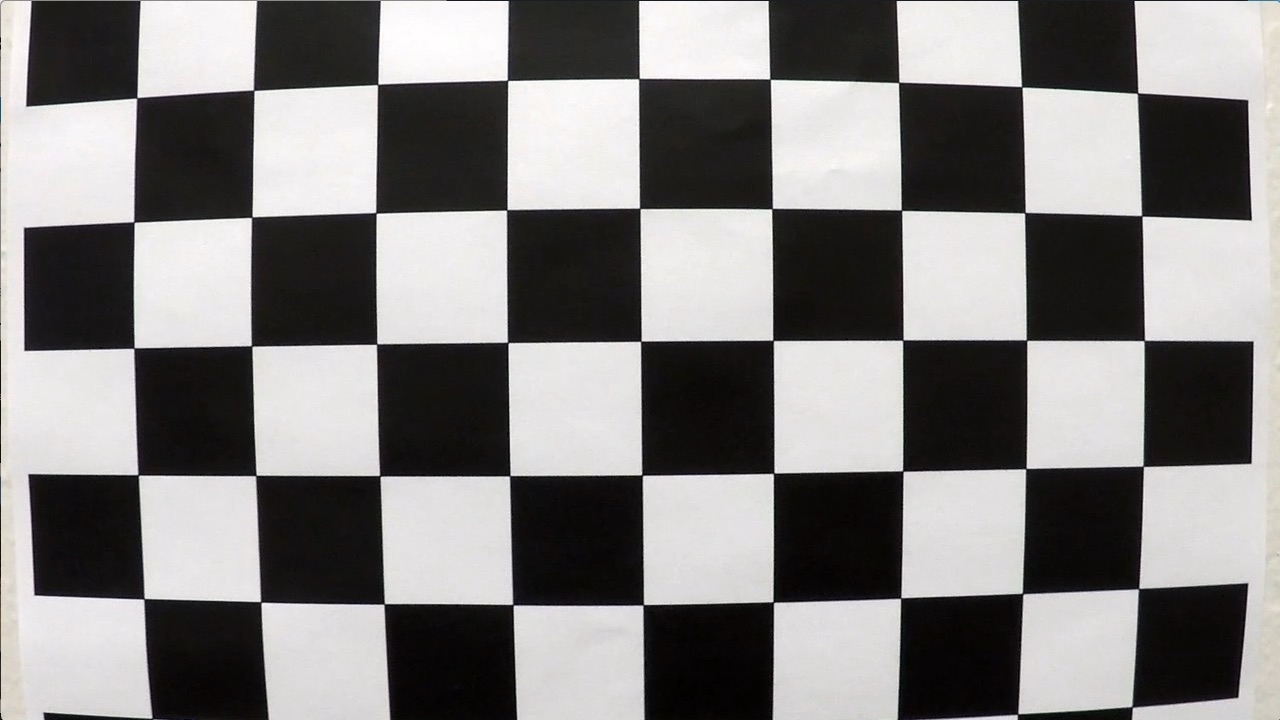
#> input picture camera_cal/calibration1.jpg, 1280 x 720 px; its folder holds only this picture in this run
$ jupyter execute --allow-errors advanced_lane_finding.ipynb   (shell and % lines are left out)   (older library calls are emulated)
#> lines starting #> are read from the running program, lines starting #| are printed output that depends on the picture; after the words box and inside, x2 and y2 are one past the last pixel; in counts of white or black regions, pixels touching at a corner belong together
## Advanced Lane Finding Project

The goals / steps of this project are the following:

* Compute the camera calibration matrix and distortion coefficients given a set of chessboard images.
* Apply a distortion correction to raw images.
* Use color transforms, gradients, etc., to create a thresholded binary image.
* Apply a perspective transform to rectify binary image ("birds-eye view").
* Detect lane pixels and fit to find the lane boundary.
* Determine the curvature of the lane and vehicle position with respect to center.
* Warp the detected lane boundaries back onto the original image.
* Output visual display of the lane boundaries and numerical estimation of lane curvature and vehicle position.

---
## First, I'll compute the camera calibration using chessboard images

[cell 1]
import pickle
import numpy as np
import cv2
import glob
import matplotlib.pyplot as plt
import matplotlib.image as mpimg

[cell 2]
# Arrays to store object points and image points from all the images
objpoints = [] # 3D points in real world space
imgpoints = [] # 2D points in image plane

# Prepare object points, like (0,0,0), (1,0,0), (2,0,0), ..., (8,5,0)
objp = np.zeros((6*9,3), np.float32)
objp[:,:2] = np.mgrid[0:9,0:6].T.reshape(-1,2)

# Make a list of calibration images
images = glob.glob(r'camera_cal\calibration*.jpg')

# Step through the list and search for chessboard corners
for fname in images:

    # Read in a calibration image
    img = mpimg.imread(fname)
#> img is the input picture: shape (720, 1280, 3); mean R, G, B 130.1, 128.4, 127.8

    # Convert image to grayscale
    gray = cv2.cvtColor(img, cv2.COLOR_RGB2GRAY)

    # Find the chessboard corners
    ret, corners = cv2.findChessboardCorners(gray, (9,6), None)
#> ret = False; corners = None

    # If corners are found, add objects points, image points
    if ret == True:
        imgpoints.append(corners)
        objpoints.append(objp)

        # Draw and display the corners
        img = cv2.drawChessboardCorners(img, (9,6), corners, ret)

#> (a cell that did not finish here is left out)

[cell 4]
# Apply distortion correction to a raw image
img = mpimg.imread(r'test_images\test1.jpg')
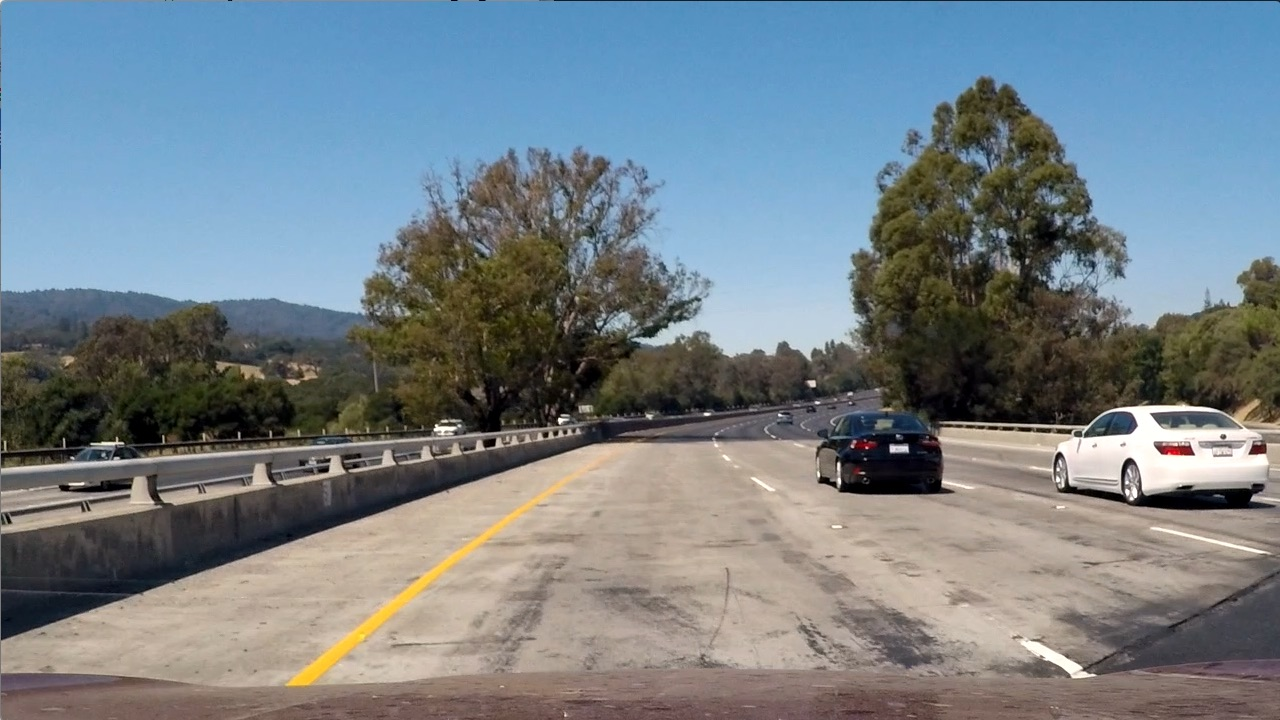
#> input picture test_images/test1.jpg, 1280 x 720 px, found by its file name
#> img is the input picture: shape (720, 1280, 3); mean R, G, B 117.5, 128.7, 135.5

# Read in the saved camera matrix and distortion coefficients
dist_pickle = pickle.load(open('wide_dist_pickle.p', 'rb'))
#> (reads wide_dist_pickle.p from the repository)
mtx = dist_pickle['mtx']
dist = dist_pickle['dist']

# Undistort a raw image
dst = cv2.undistort(img, mtx, dist, None, mtx)
cv2.imwrite(r'output_images\test6_undist.jpg', dst)

# Visualize undistortion
f, (ax1, ax2) = plt.subplots(1, 2, figsize=(24, 9))
f.tight_layout()
ax1.imshow(img)
ax1.set_title('Original Image', fontsize=30)
ax2.imshow(dst)
ax2.set_title('Undistorted Image', fontsize=30)

## Thresholding

[cell 5]
def abs_sobel_thresh(img, orient='x', sobel_kernel=3, thresh=(0, 255)):
    # Convert image to grayscale
    gray = cv2.cvtColor(img, cv2.COLOR_RGB2GRAY)

    # Take the derivative in x or y given orient = 'x' or 'y'
    if orient == 'x':
        sobel = cv2.Sobel(gray, cv2.CV_64F, 1, 0, ksize=sobel_kernel)
    if orient == 'y':
        sobel = cv2.Sobel(gray, cv2.CV_64F, 0, 1, ksize=sobel_kernel)

    # Take the absolute value of the output from cv2.Sobel()
    abs_sobel = np.absolute(sobel)

    # Scale the result to an 8-bit range (0-255)
    scaled_sobel = np.uint8(255 * abs_sobel / np.max(abs_sobel))

    # Apply lower and upper thresholds
    grad_binary = np.zeros_like(scaled_sobel)
    grad_binary[(scaled_sobel >= thresh[0]) & (scaled_sobel <= thresh[1])] = 1

    # Create grad_binary
    return grad_binary

def hls_channel_thresh(img, channel='s', thresh=(0, 255)):
    # Convert image to HLS color space
    hls = cv2.cvtColor(img, cv2.COLOR_RGB2HLS)
    H = hls[:,:,0]
    L = hls[:,:,1]
    S = hls[:,:,2]

    # Select HLS channel
    if channel == 'h':
        sel_channel = H
    if channel == 'l':
        sel_channel = L
    if channel == 's':
        sel_channel = S

    # Threshold selected channel
    channel_binary = np.zeros_like(sel_channel)
    channel_binary[(sel_channel >= thresh[0]) & (sel_channel <= thresh[1])] = 1

    # Create channel_binary
    return channel_binary

def combine_thresh(img):
    # Threshold x-axis gradient
    grad_binary = abs_sobel_thresh(img, orient='x', thresh=(20, 100))

    # Threshold saturation channel
    sat_binary = hls_channel_thresh(img, channel='s', thresh=(90, 255))

    # Combine the two binary thresholds
    combined_binary = np.zeros_like(grad_binary)
    combined_binary[(grad_binary == 1) | (sat_binary == 1)] = 1

    # Create combined binary
    return combined_binary

[cell 6]
# Apply distortion correction to a raw image
img = mpimg.imread(r'test_images\test1.jpg')

# Read in the saved camera matrix and distortion coefficients
dist_pickle = pickle.load(open('wide_dist_pickle.p', 'rb'))
mtx = dist_pickle['mtx']
dist = dist_pickle['dist']

# Undistort a raw image
dst = cv2.undistort(img, mtx, dist, None, mtx)
cv2.imwrite(r'output_images\test6_undist.jpg', dst)

# Create a thresholded binary image
binary_image = combine_thresh(dst)
#> in combine_thresh, `grad_binary = abs_sobel_thresh(img, orient='x', thresh=(20, 100))`:
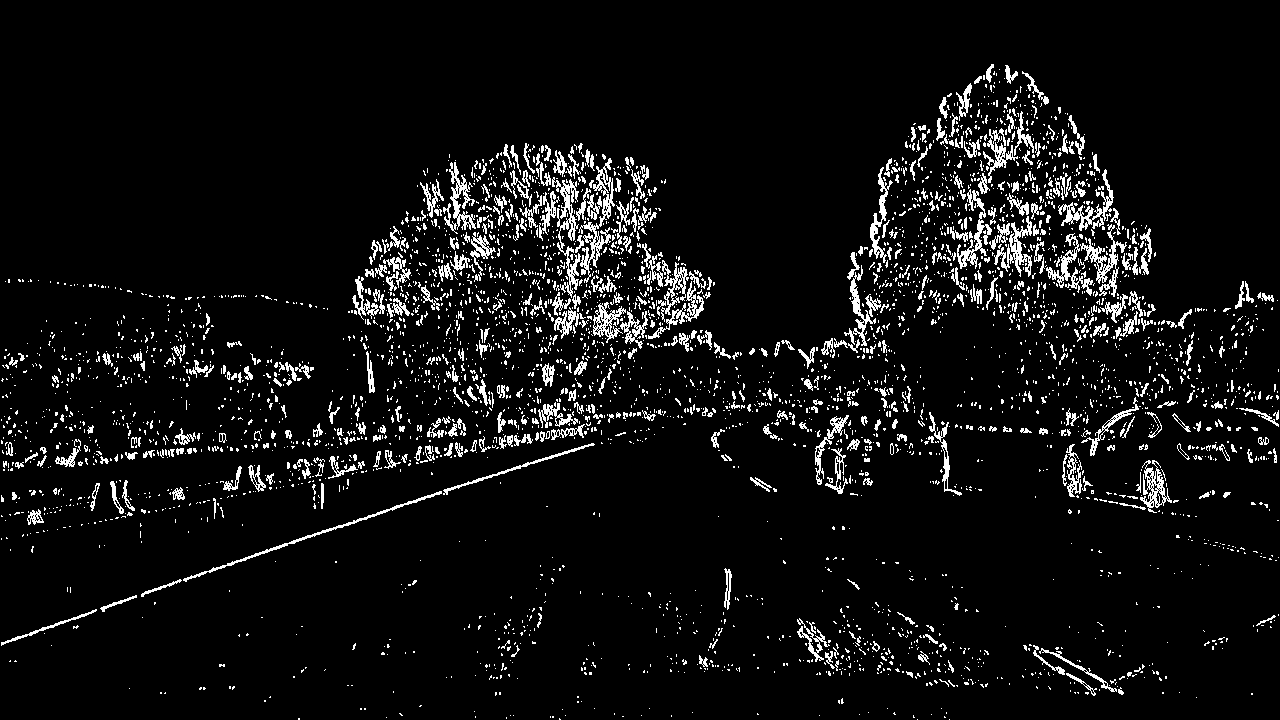
#> grad_binary: shape (720, 1280); values 0 (black) and 1 (white), 6.4% white in thin lines or dots
#> in hls_channel_thresh, `hls = cv2.cvtColor(img, cv2.COLOR_RGB2HLS)`: hls: shape (720, 1280, 3); mean of channels 0, 1, 2 59.6, 128, 74
#> in hls_channel_thresh, `S = hls[:,:,2]`:
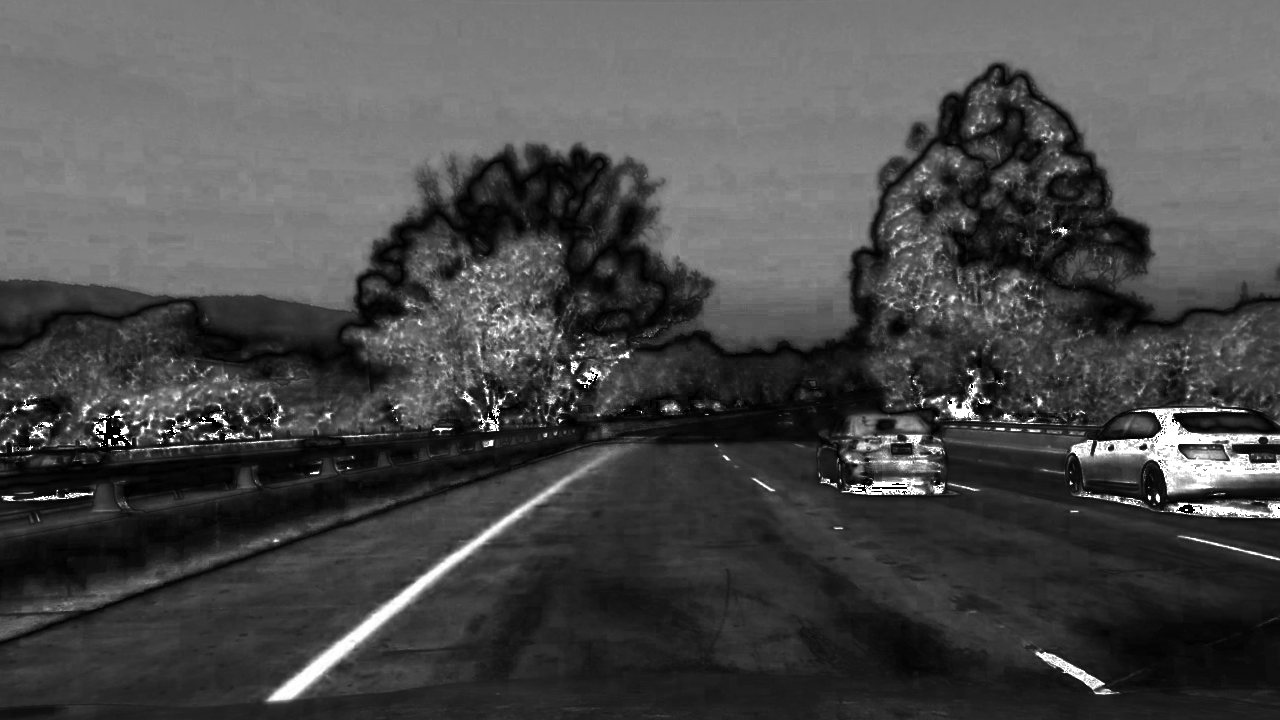
#> S: shape (720, 1280); min 0, max 255, mean 74
#> in combine_thresh, `sat_binary = hls_channel_thresh(img, channel='s', thresh=(90, 255))`: sat_binary: shape (720, 1280); values 0 (black) and 1 (white), 38.4% white; 965 white regions (743 under 20 px), largest, box (x1, y1, x2, y2) and area: (0, 0, 1280, 336) 294798, (432, 238, 560, 375) 7694, (1069, 407, 1280, 495) 7640
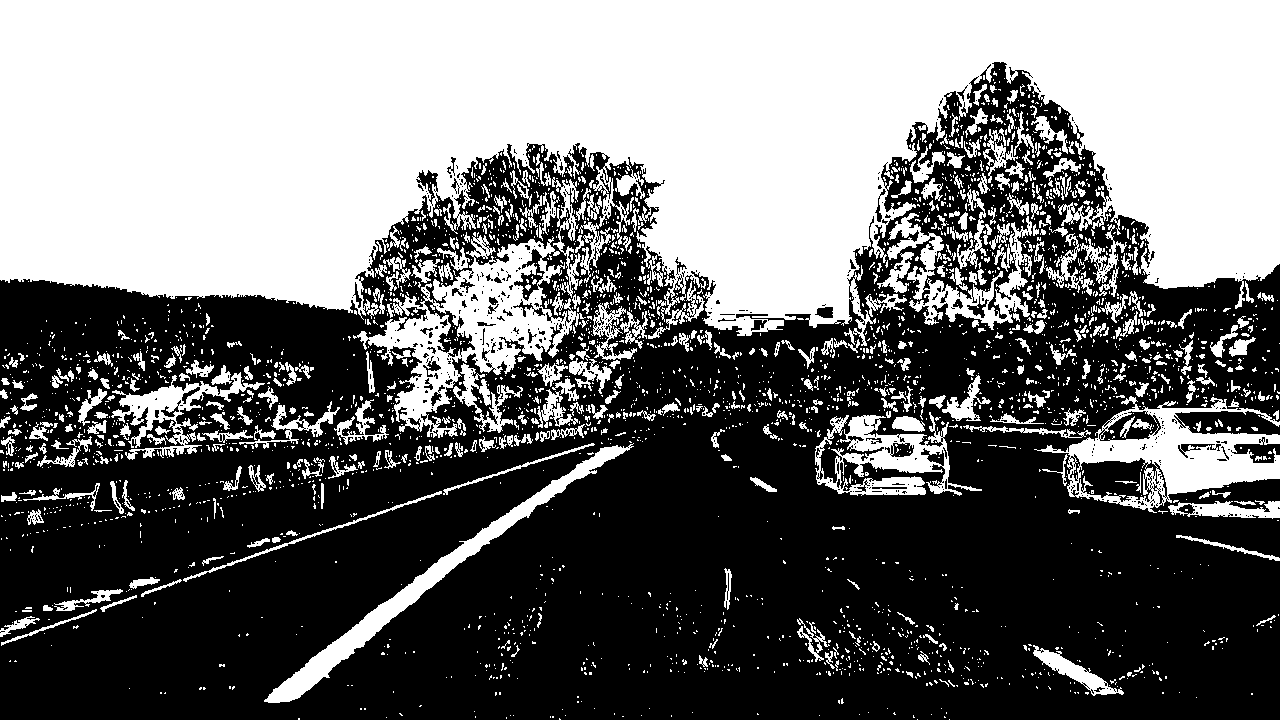
#> binary_image: shape (720, 1280); values 0 (black) and 1 (white), 44.4% white; 3225 white regions (2737 under 20 px), largest, box (x1, y1, x2, y2) and area: (0, 0, 1280, 346) 303666, (353, 232, 586, 438) 14848, (1034, 396, 1280, 513) 10249

# Visualize undistortion
f, (ax1, ax2) = plt.subplots(1, 2, figsize=(24, 9))
f.tight_layout()
ax1.imshow(dst)
ax1.set_title('Undistorted Image', fontsize=30)
ax2.imshow(binary_image, cmap='gray')
ax2.set_title('Binary Image', fontsize=30)
